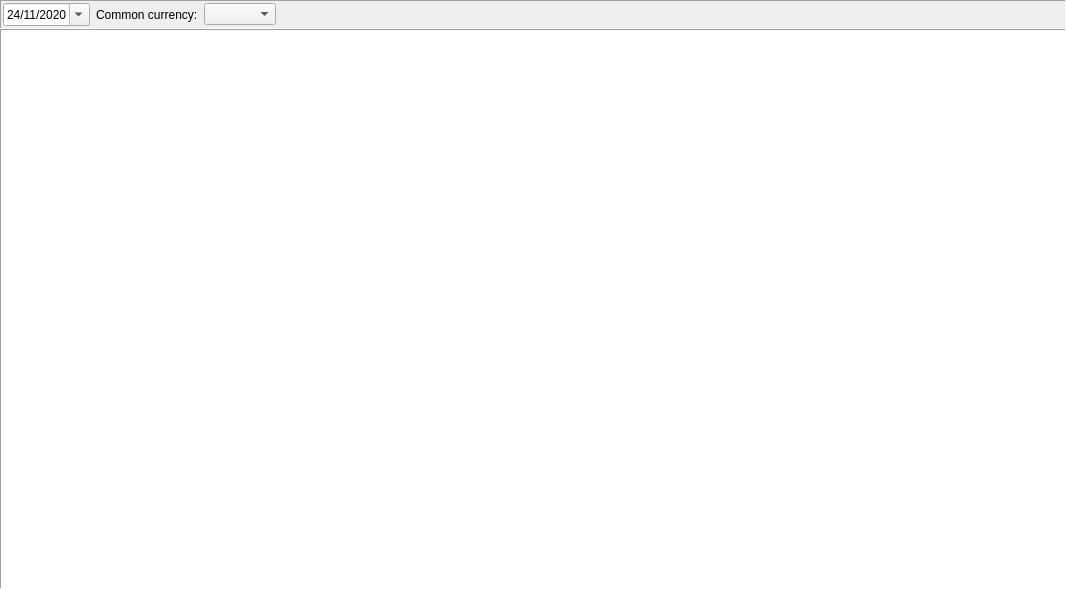
<?xml version="1.0" encoding="UTF-8"?>
<ui version="4.0">
 <class>HoldingsWidget</class>
 <widget class="QWidget" name="HoldingsWidget">
  <property name="geometry">
   <rect>
    <x>0</x>
    <y>0</y>
    <width>1066</width>
    <height>589</height>
   </rect>
  </property>
  <property name="windowTitle">
   <string>Holdings</string>
  </property>
  <layout class="QVBoxLayout" name="verticalLayout">
   <property name="spacing">
    <number>0</number>
   </property>
   <property name="leftMargin">
    <number>0</number>
   </property>
   <property name="topMargin">
    <number>0</number>
   </property>
   <property name="rightMargin">
    <number>0</number>
   </property>
   <property name="bottomMargin">
    <number>0</number>
   </property>
   <item>
    <widget class="QFrame" name="HoldingsParamsFrame">
     <property name="frameShape">
      <enum>QFrame::Panel</enum>
     </property>
     <property name="frameShadow">
      <enum>QFrame::Sunken</enum>
     </property>
     <layout class="QHBoxLayout" name="horizontalLayout_8">
      <property name="spacing">
       <number>6</number>
      </property>
      <property name="leftMargin">
       <number>2</number>
      </property>
      <property name="topMargin">
       <number>2</number>
      </property>
      <property name="rightMargin">
       <number>2</number>
      </property>
      <property name="bottomMargin">
       <number>2</number>
      </property>
      <item>
       <widget class="QDateEdit" name="HoldingsDate">
        <property name="dateTime">
         <datetime>
          <hour>21</hour>
          <minute>0</minute>
          <second>0</second>
          <year>2020</year>
          <month>11</month>
          <day>24</day>
         </datetime>
        </property>
        <property name="displayFormat">
         <string>dd/MM/yyyy</string>
        </property>
        <property name="calendarPopup">
         <bool>true</bool>
        </property>
        <property name="timeSpec">
         <enum>Qt::UTC</enum>
        </property>
       </widget>
      </item>
      <item>
       <widget class="QLabel" name="HoldingsCurrencyLbl">
        <property name="text">
         <string>Common currency:</string>
        </property>
       </widget>
      </item>
      <item>
       <widget class="CurrencyComboBox" name="HoldingsCurrencyCombo"/>
      </item>
      <item>
       <spacer name="horizontalSpacer">
        <property name="orientation">
         <enum>Qt::Horizontal</enum>
        </property>
        <property name="sizeHint" stdset="0">
         <size>
          <width>1411</width>
          <height>20</height>
         </size>
        </property>
       </spacer>
      </item>
     </layout>
    </widget>
   </item>
   <item>
    <widget class="QTreeView" name="HoldingsTableView">
     <property name="frameShape">
      <enum>QFrame::Panel</enum>
     </property>
     <property name="alternatingRowColors">
      <bool>true</bool>
     </property>
     <property name="animated">
      <bool>true</bool>
     </property>
     <property name="allColumnsShowFocus">
      <bool>true</bool>
     </property>
    </widget>
   </item>
  </layout>
 </widget>
 <customwidgets>
  <customwidget>
   <class>CurrencyComboBox</class>
   <extends>QComboBox</extends>
   <header>jal/widgets/account_select.h</header>
  </customwidget>
 </customwidgets>
 <resources/>
 <connections/>
</ui>
